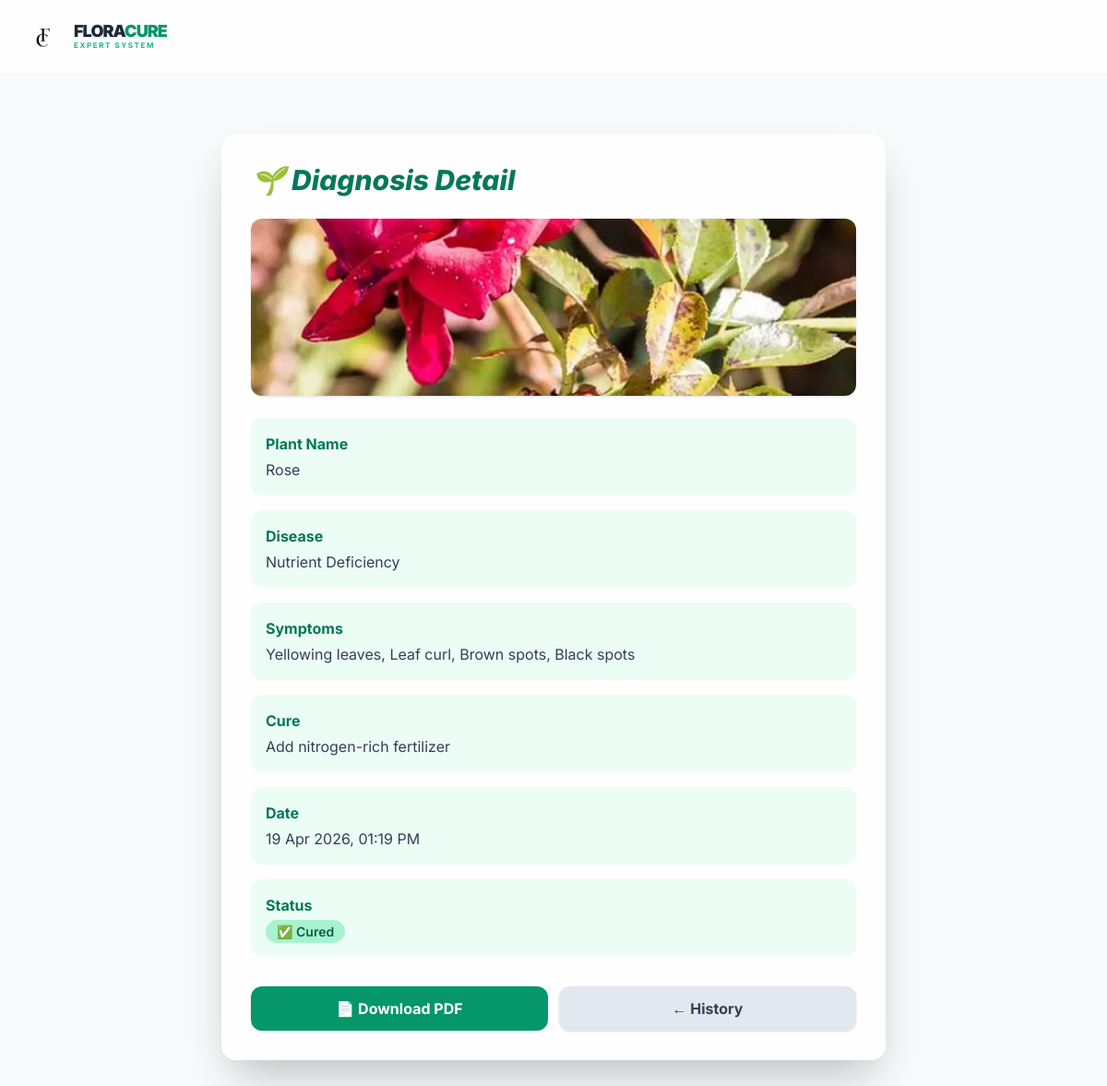
/diagnosis/18/ (signed in), run on the app's committed database.
### floraApp/models.py (models this page shows)
class Diagnosis(models.Model):
    user = models.ForeignKey(User, on_delete=models.CASCADE)
    plant_name = models.CharField(max_length=100)
    symptoms = models.TextField()
    disease = models.CharField(max_length=100)
    cure = models.TextField()
    date = models.DateTimeField(auto_now_add=True)
    plant_image = models.ImageField(upload_to='diagnosis_images/', null=True, blank=True)
    is_cured = models.BooleanField(default=False)

### floraApp/views.py (the view)
# urls.py: path('diagnosis/<int:pk>/', views.diagnosis_detail, name='diagnosis_detail'),
def diagnosis_detail(request, pk):
    diagnosis = get_object_or_404(Diagnosis, pk=pk, user=request.user)
    return render(request, "diagnosis_detail.html", {"d": diagnosis})

### templates/diagnosis_detail.html (shortened to what this page needs)
<!DOCTYPE html>
<html lang="en">
<head>
  <script src="https://cdn.tailwindcss.com"></script>
</head>
<body class="bg-slate-50 text-slate-900">
  <nav class="sticky top-0 z-50 bg-white/80 backdrop-blur-md border-b border-slate-100">
    <div class="max-w-7xl mx-auto px-4 md:px-6 h-16 md:h-20 flex justify-between items-center">
      <div class="flex items-center">
        <img src="/static/image/fc.png" alt="Logo" class="h-9 w-9 md:h-12 md:w-12">
        <div class="ml-2 flex flex-col">
          <span class="text-lg font-black tracking-tighter text-slate-800 leading-none uppercase">
            Flora<span class="text-emerald-600">Cure</span>
          </span>
          <span class="text-[8px] uppercase tracking-[0.2em] font-bold text-emerald-500">Expert System</span>
        </div>
      </div>
    </div>
  </nav>
  <section class="max-w-3xl mx-auto px-4 md:px-6 py-8 md:py-16 pb-24 md:pb-16">
    <div class="bg-white/80 backdrop-blur-lg rounded-2xl shadow-2xl p-5 md:p-8">
      <h1 class="text-2xl md:text-3xl font-extrabold text-emerald-700 italic mb-4 md:mb-6">
        🌱 Diagnosis Detail
      </h1>
      {% if d.plant_image %}
        <img src="{{ d.plant_image.url }}"
             class="h-40 md:h-48 w-full object-cover rounded-xl mb-5 md:mb-6 shadow">
      {% endif %}
      <div class="space-y-3 md:space-y-4">
        <div class="bg-emerald-50 rounded-xl p-3 md:p-4">
          <p class="text-emerald-700 font-bold text-sm md:text-base">Plant Name</p>
          <p class="text-slate-700 text-sm md:text-base mt-1">{{ d.plant_name }}</p>
        </div>
        <div class="bg-emerald-50 rounded-xl p-3 md:p-4">
          <p class="text-emerald-700 font-bold text-sm md:text-base">Disease</p>
          <p class="text-slate-700 text-sm md:text-base mt-1">{{ d.disease }}</p>
        </div>
        <div class="bg-emerald-50 rounded-xl p-3 md:p-4">
          <p class="text-emerald-700 font-bold text-sm md:text-base">Symptoms</p>
          <p class="text-slate-700 text-sm md:text-base mt-1 leading-relaxed">{{ d.symptoms }}</p>
        </div>
        <div class="bg-emerald-50 rounded-xl p-3 md:p-4">
          <p class="text-emerald-700 font-bold text-sm md:text-base">Cure</p>
          <p class="text-slate-700 text-sm md:text-base mt-1 leading-relaxed">{{ d.cure }}</p>
        </div>
        <div class="bg-emerald-50 rounded-xl p-3 md:p-4">
          <p class="text-emerald-700 font-bold text-sm md:text-base">Date</p>
          <p class="text-slate-700 text-sm md:text-base mt-1">{{ d.date|date:"d M Y, h:i A" }}</p>
        </div>
        <div class="bg-emerald-50 rounded-xl p-3 md:p-4">
          <p class="text-emerald-700 font-bold text-sm md:text-base">Status</p>
          <p class="mt-1">
            {% if d.is_cured %}
              <span class="bg-emerald-200 text-emerald-800 text-sm font-semibold px-3 py-1 rounded-full">✅ Cured</span>
            {% else %}
              <span class="bg-amber-100 text-amber-700 text-sm font-semibold px-3 py-1 rounded-full">⏳ Under Treatment</span>
            {% endif %}
          </p>
        </div>
      </div>
      <div class="flex flex-col sm:flex-row gap-3 mt-6 md:mt-8">
        <a href="{% url 'diagnosis_pdf' d.pk %}"
           class="flex-1 text-center bg-emerald-600 hover:bg-emerald-700 text-white font-bold px-6 py-3 rounded-xl shadow transition">
          📄 Download PDF
        </a>
        <a href="{% url 'hh' %}"
           class="flex-1 text-center bg-slate-200 hover:bg-slate-300 text-slate-700 font-bold px-6 py-3 rounded-xl shadow transition">
          ← History
        </a>
      </div>
    </div>
  </section>
</body>
</html>

### templates/diagnosis_detail.html (style rules this page uses)
body { font-family: 'Inter', sans-serif; }

### data on the page
Diagnosis: plant_image (picture), plant_name "Rose", disease "Nutrient Deficiency", symptoms "Yellowing leaves, Leaf curl, Brown spots, Black spots", cure "Add nitrogen-rich fertilizer", date "19 Apr 2026, 01:19 PM"
